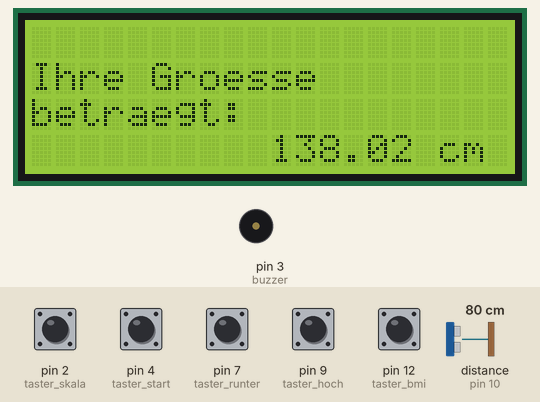
Recording of a sketch running on a simulated Arduino Uno, built with avr-gcc and run on an emulated ATmega328P. On the bench: 20×4 character LCD, buzzer (waves = sounding). Wiring (inferred from the names in the program): ultrasonic range finder: trigger pin 11; echo pin 10. Inputs (shaded band) come from the test bench; at power-on: pin 2 (taster_skala), pin 4 (taster_start), pin 7 (taster_runter), pin 9 (taster_hoch), pin 12 (taster_bmi) LOW, distance to the obstacle (sensor on pin 10) 80 cm. The echo pulse lasts 58.3 µs per cm.

Above: at 1.7 s.
1.8 s: distance to the obstacle (sensor on pin 10) set to 2 cm
At 11.8 s:
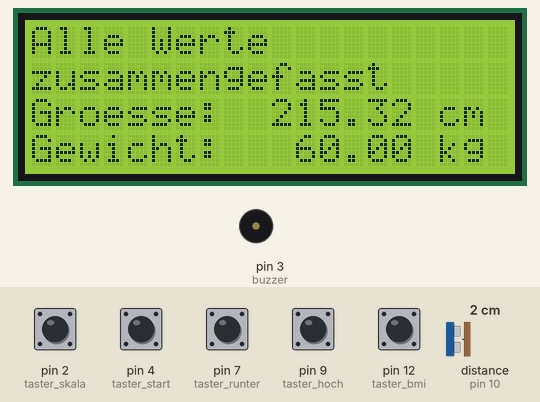
15.8 s: pin 4 (taster_start) pulled HIGH for 3 s
At 17.4 s:
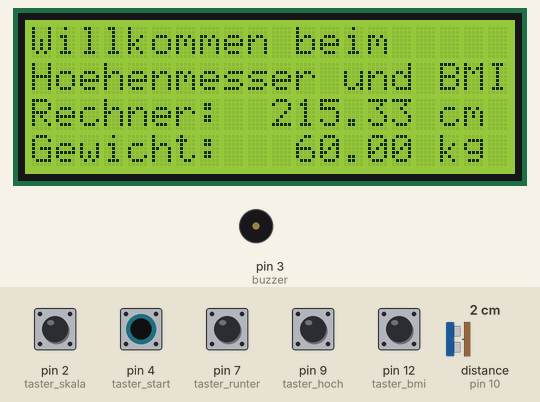
28.5 s: distance to the obstacle (sensor on pin 10) set to 4 cm
At 33.3 s:
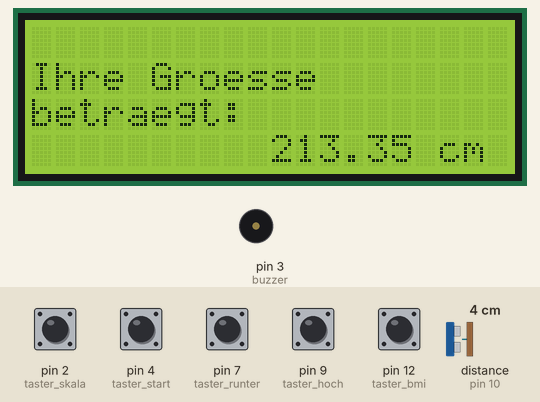
34.8 s: pin 2 (taster_skala) pulled HIGH for 3 s
At 37.5 s:
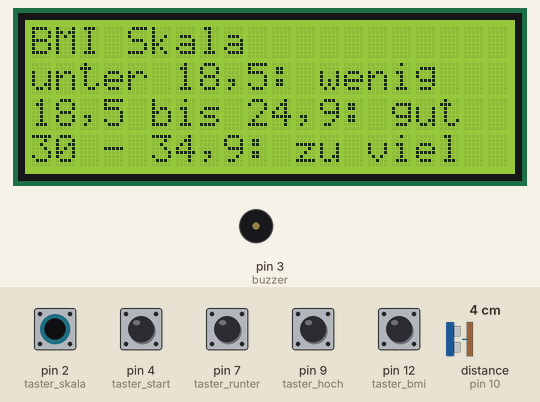
41.1 s: pin 7 (taster_runter) pulled HIGH for 3 s
At 43.4 s:
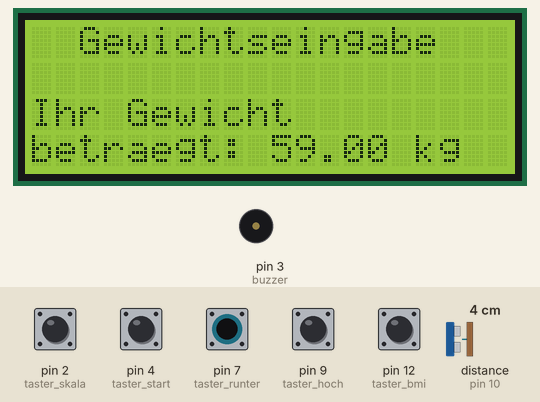
47.4 s: pin 12 (taster_bmi) pulled HIGH for 3 s
At 49.3 s:
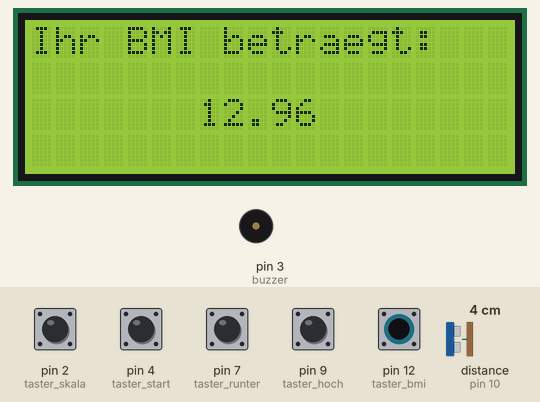
Timing chart, 0 to 51.2 s (numbered marks = the images above; inputs shaded):
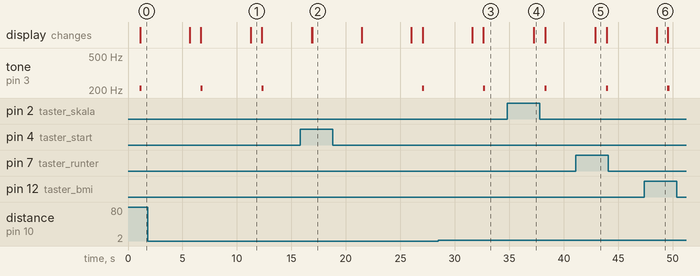

The sketch:

Groessenmesser.ino
```cpp
  #include <LiquidCrystal_I2C.h> // Bibliothek zum initialisieren des LCD Bildschirms
  LiquidCrystal_I2C lcd = LiquidCrystal_I2C(0x27, 20, 4);

  int echo = 10;    // Echo Pin für den Ultraschallsensor
  int trigger = 11; // trigger Pin für den Ultraschallsensor
  float dauer;    // Variable für die Zeit
  float entfernung;  // Variable für die entfernung in cm
  float entfernung_hoehe; // Variable für die Höhe des Menschen

  int taster_hoch = 9;  // wird initialisiert mit dem Wert 9
  int tasterstatus_hoch = 0; // Variable wird mit 0 deklariert

  int taster_start = 4; // wird initialisiert mit dem Wert 4
  int tasterstatus_start = 0; // Variable wird mit 0 deklariert

  int taster_bmi = 12; // wird initialisiert mit dem Wert 12
  int tasterstatus_bmi = 0; // Variable wird mit 0 deklariert

  int taster_skala = 2; // wird initialisiert mit dem Wert 2
  int tasterstatus_skala = 0; // Variable wird mit 0 deklariert

  int taster_runter = 7; // wird initialisiert mit dem Wert 7
  int tasterstatus_runter = 0; // Variable wird mit 0 deklariert

  int buzzer = 3; //wird initialisiert mit dem Wert 3
  float bmi; // Variable für bmi
  float gewicht = 60; // Variable für gewicht deklariert mit Startgewicht 60

  void setup()
{
  pinMode(trigger, OUTPUT); // setzt Pin 11 auf Ausgabe
  pinMode(echo, INPUT);  // setzt Pin 10 auf eingabe
  pinMode(taster_hoch, INPUT); // setzt Pin 9 auf eingabe
  pinMode(taster_skala, INPUT); // setzt Pin 2 auf eingabe
  pinMode(taster_start, INPUT); // setzt Pin 4 auf eingabe
  pinMode(taster_bmi, INPUT); // setzt Pin 12 auf eingabe
  pinMode(taster_runter, INPUT); // setzt Pin 7 auf eingabe
  lcd.init(); // initialisiert das LCD
  lcd.backlight(); // aktiviert das Hintergrundlicht des LCD-Displays
}

  void loop()
{
  tasterstatus_start = digitalRead(taster_start); // lesen des Tasterstatus_start

  if (tasterstatus_start == HIGH) // Wenn Taster gedrückt ...
    {
      lcd.setCursor(0, 0); // erste Zeile
      lcd.print("Willkommen beim");
      lcd.setCursor(0, 1);  // zweite zeile
      lcd.print("Hoehenmesser und BMI");
      lcd.setCursor(0, 2);  // dritte zeile
      lcd.print("Rechner");

      delay(4500);  // verzögernung um 4,5 sek
      lcd.clear(); // entfernt alle zeichen

      lcd.setCursor(0, 0);
      lcd.print("Geben sie ihr");
      lcd.setCursor(0, 1);
      lcd.print("Gewicht mit den");
      lcd.setCursor(0, 2);
      lcd.print("rechten Knoepfen an");

      delay(4500);
      lcd.clear();

      lcd.setCursor(0, 0);
      lcd.print("Stellen sie sich");
      lcd.setCursor(0, 1);
      lcd.print("nach der");
      lcd.setCursor(0, 2);
      lcd.print("Gewichtseingabe");
      lcd.setCursor(0, 3);
      lcd.print("unter den Sensor");
    }

  digitalWrite(trigger, LOW);               // Den Trigger auf LOW setzen um ein Signal senden zu können
  delayMicroseconds(2);                    //  2 Millisekunden warten
  digitalWrite(trigger, HIGH);            // Den Trigger auf HIGH setzen um eine Ultraschallwelle zu senden
  delayMicroseconds(10);                 //  10 Millisekunden warten
  digitalWrite(trigger, LOW);           // Trigger auf LOW setzen um das Senden abzuschließen
  dauer = pulseIn(echo, HIGH);         // Die Zeit messen bis die Ultraschallwelle zurückkommt
  delay(1000);                        // Nach 1 Sekunde wiederholen
  entfernung = dauer * 0.034/2;      // Impulsdauer wird mit der Schallgeschwindigkeit in Luft multipliziert und dann halbiert weil Signal hin und zurück geht
  entfernung_hoehe = 217-entfernung;//  gemessene entfernung zwischen Sensor und kopf wird mit der Höhe wo der Sensor aufgestellt ist subtrahiert

  if (entfernung_hoehe > 100) // Wenn sich jemand unter den Sensor stellt...
    {
      lcd.clear();
      tone(buzzer, 210, 200); // Buzzer macht einen Ton frequenz,dauer ton
      lcd.setCursor(0, 1);
      lcd.print("Ihre Groesse");
      lcd.setCursor(0, 2);
      lcd.print("betraegt:");
      lcd.setCursor(10, 3);
      lcd.print(entfernung_hoehe); // gibt die Größe aus
      lcd.setCursor(17, 3);
      lcd.print("cm");

      delay (4500);
      lcd.clear();

      lcd.setCursor(0, 0);
      lcd.print("Alle Werte");
      lcd.setCursor(0, 1);
      lcd.print("zusammengefasst");
      lcd.setCursor(0,2);
      lcd.print("Groesse:");
      lcd.setCursor(10, 2);
      lcd.print(entfernung_hoehe);
      lcd.setCursor(17,2);
      lcd.print("cm");
      lcd.setCursor(0,3);
      lcd.print("Gewicht:");
      lcd.setCursor(11,3);
      lcd.print(gewicht); // gibt gewicht aus
      lcd.setCursor(17,3);
      lcd.print("kg");

      bmi = gewicht / (entfernung_hoehe/100 * entfernung_hoehe/100); // formel zum rechnen des BMIs
    }

  tasterstatus_hoch=digitalRead(taster_hoch); // lesen des Tasterstatus_hoch

  if (tasterstatus_hoch == HIGH) // Wenn Taster gedrückt ...
    {
      gewicht = gewicht + 1;
      lcd.clear();
      lcd.setCursor(2,0);
      lcd.print ("Gewichtseingabe");
      lcd.setCursor(0,2);
      lcd.print ("Ihr Gewicht");
      lcd.setCursor(0,3);
      lcd.print ("betraegt:");
      lcd.setCursor(10,3);
      lcd.print (gewicht);
      lcd.setCursor(16,3);
      lcd.print ("kg");
    }

  tasterstatus_runter=digitalRead(taster_runter); // lesen des Tasterstatus_runter

  if (tasterstatus_runter == HIGH) // Wenn Taster gedrückt ...
    {
      gewicht = gewicht - 1;
      lcd.clear();
      lcd.setCursor(2,0);
      lcd.print ("Gewichtseingabe");
      lcd.setCursor(0,2);
      lcd.print ("Ihr Gewicht");
      lcd.setCursor(0,3);
      lcd.print ("betraegt:");
      lcd.setCursor(10,3);
      lcd.print (gewicht);
      lcd.setCursor(16,3);
      lcd.print ("kg");
    }

  tasterstatus_bmi=digitalRead(taster_bmi); // lesen des Tasterstatus_bmi

    if (tasterstatus_bmi == HIGH) // Wenn Taster gedrückt ...
    {
      lcd.clear();
      lcd.setCursor(0,0);
      lcd.print ("Ihr BMI betraegt:");
      lcd.setCursor(7,2);
      lcd.print (bmi); //ausgabe bmi
    }

 tasterstatus_skala=digitalRead(taster_skala); // lesen des Tasterstatus_skala

 if (tasterstatus_skala == HIGH) // Wenn Taster gedrückt ...
  {
      lcd.clear();
      lcd.setCursor(0, 0);
      lcd.print("BMI Skala");
      lcd.setCursor(0, 1);
      lcd.print("unter 18,5: wenig");
      lcd.setCursor(0, 2);
      lcd.print("18,5 bis 24,9: gut");
      lcd.setCursor(0, 3);
      lcd.print("30 - 34,9: zu viel");

  }

}
```

Measured:
- after the input at 1.8 s, the display: first differs from a run without the input after 4.9 s (image 1 shows a later state)
- after the input at 15.8 s, the display: first differs from a run without the input after 1.1 s (image 2)
- after the input at 28.5 s, the display: first differs from a run without the input after 4.1 s (image 3)
- after the input at 34.8 s, the display: changes after 2.5 s (image 4)
- after the input at 41.1 s, the display: changes after 1.8 s (image 5)
- after the input at 47.4 s, the display: changes after 1.1 s (image 6)
- by itself, tone on pin 3 (buzzer): alternates 210 Hz for 0.20 s and silent for 5.4 s
